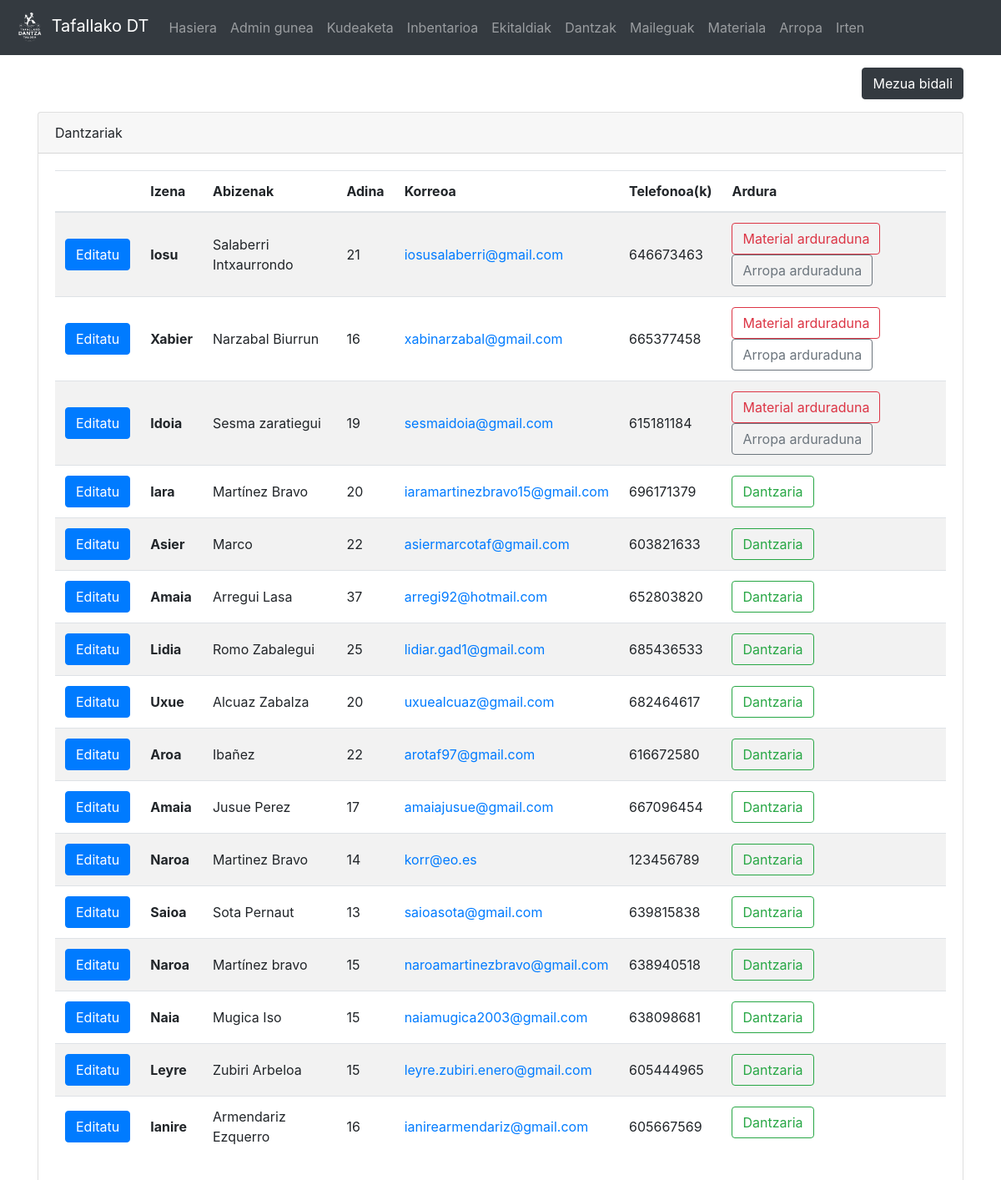
The page /dashboard (signed in) on the database its author committed.
### dantza/models.py (models this page shows, shortened)
class Dantzaria(models.Model):
	user = models.OneToOneField(User, on_delete=models.CASCADE)
	izena = models.CharField(max_length=50)
	abizenak = models.CharField(max_length=200)
	jaiotze_data = models.DateTimeField('jaiotze data')
	email = models.CharField(max_length=100)
	def adina(self):
		today = date.today()
		return today.year - self.jaiotze_data.year - ((today.month, today.day) < (self.jaiotze_data.month, self.jaiotze_data.day))
	def telefonoak(self):
		t_list = Telefono.objects.filter(dantzari=self)
		return ', '.join(str(e.zenbakia) for e in t_list)
	def is_materialArduraduna(self):
		return self.user.groups.filter(name='material_arduradunak').exists()
	def is_arropaArduraduna(self):
		return self.user.groups.filter(name='arropa_arduradunak').exists()

class Telefono(models.Model):
	zenbakia = models.IntegerField()
	dantzari = models.ForeignKey(Dantzaria, on_delete=models.CASCADE)

### dantza/views.py (the view, shortened to what this page needs)
# urls.py: path('dashboard', views.dashboard, name = 'dashboard'),
@login_required(login_url='/login')
def dashboard(request):
	dantzari_list = Dantzaria.objects.all()
	maileguak = Mailegua.objects.filter(itzulita=False)
	return render(request,'dantza/dashboard.html',{'d_list':dantzari_list, 'mail_list':maileguak, 'h_list': HARTZAILEA})

### dantza/templatetags/auth_extras.py (called while the page is built)
@register.filter(name='has_group')
def has_group(user, group_name):
    return user.groups.filter(name=group_name).exists()

### templates/dantza/dashboard.html (shortened to what this page needs)
{% extends "dantza/base.html" %}
{% block edukia %}
<div class="container">
	<div class="clearfix">
		<button style="margin-top: 15px;" type="button" class="btn btn-dark float-right" data-toggle="modal" data-target="#mezua">
		  Mezua bidali
		</button>
	</div>
	{% if request.user.is_superuser %}
	<div class="card" style="margin-top:15px">
		<div class="card-header">Dantzariak</div>
		<div class="card-body">
	{% if d_list %}
	<div class="table-responsive">
		<table class="table table-hover table-striped">
		  <thead>
			<tr>
								<th scope="col"></th>
			  <th scope="col">Izena</th>
			  <th scope="col">Abizenak</th>
			  <th scope="col">Adina</th>
			  <th scope="col">Korreoa</th>
				<th scope="col">Telefonoa(k)</th>
				<th scope="col">Ardura</th>
			</tr>
		  </thead>
		  <tbody>
		{% for d in d_list %}
			  <tr>
				  <td style="vertical-align:middle;"><a href="/dantzari/{{ d.pk }}/" class="btn btn-primary">Editatu</a></td>
				  <th scope="row" style="vertical-align:middle;">{{ d.izena }}</th>
				  <td style="vertical-align:middle;">{{ d.abizenak }}</td>
				  <td style="vertical-align:middle;">{{ d.adina }}</td>
				  <td style="vertical-align:middle;"><a href="mailto:{{ d.email }}">{{ d.email }}</a></td>
				  <td style="vertical-align:middle;">{{ d.telefonoak }}</td>
				  <td>
					  {% if not d.is_materialArduraduna and not d.is_arropaArduraduna %}
					  <div class="btn btn-outline-success">Dantzaria</div>
					  {% endif %}
					  {% if d.is_materialArduraduna %}
					  <div class="btn btn-outline-danger">Material arduraduna</div>
					  {% endif %}
					  {% if d.is_arropaArduraduna %}
					  <div class="btn btn-outline-secondary">Arropa arduraduna</div>
					  {% endif %}
				  </td>
			  </tr>
		{% endfor %}
			</tbody>
</table>
			</div>
	{% else %}
		Oraindik ez dago dantzaririk<br/>
			<small>Dantzari berriak sortzeko, saioa itxi eta erregistratu</small>
	{% endif %}
		</div>
</div>
</div>
{% endif %}
{% endblock edukia %}

### rows shown on the page
Dantzaria: izena "Iosu", abizenak "Salaberri Intxaurrondo", adina "21", email "iosusalaberri@gmail.com", telefonoak "646673463", shows "Material arduraduna", shows "Arropa arduraduna"
Dantzaria: izena "Xabier", abizenak "Narzabal Biurrun", adina "16", email "xabinarzabal@gmail.com", telefonoak "665377458", shows "Material arduraduna", shows "Arropa arduraduna"
Dantzaria: izena "Idoia", abizenak "Sesma zaratiegui", adina "19", email "sesmaidoia@gmail.com", telefonoak "615181184", shows "Material arduraduna", shows "Arropa arduraduna"
Dantzaria: izena "Iara", abizenak "Martínez Bravo", adina "20", email "iaramartinezbravo15@gmail.com", telefonoak "696171379", shows "Dantzaria"
Dantzaria: izena "Asier", abizenak "Marco", adina "22", email "asiermarcotaf@gmail.com", telefonoak "603821633", shows "Dantzaria"
Dantzaria: izena "Amaia", abizenak "Arregui Lasa", adina "37", email "arregi92@hotmail.com", telefonoak "652803820", shows "Dantzaria"
Dantzaria: izena "Lidia", abizenak "Romo Zabalegui", adina "25", email "lidiar.gad1@gmail.com", telefonoak "685436533", shows "Dantzaria"
Dantzaria: izena "Uxue", abizenak "Alcuaz Zabalza", adina "20", email "uxuealcuaz@gmail.com", telefonoak "682464617", shows "Dantzaria"
Dantzaria: izena "Aroa", abizenak "Ibañez", adina "22", email "arotaf97@gmail.com", telefonoak "616672580", shows "Dantzaria"
Dantzaria: izena "Amaia", abizenak "Jusue Perez", adina "17", email "amaiajusue@gmail.com", telefonoak "667096454", shows "Dantzaria"
Dantzaria: izena "Naroa", abizenak "Martinez Bravo", adina "14", email "korr@eo.es", telefonoak "123456789", shows "Dantzaria"
Dantzaria: izena "Saioa", abizenak "Sota Pernaut", adina "13", email "saioasota@gmail.com", telefonoak "639815838", shows "Dantzaria"
Dantzaria: izena "Naroa", abizenak "Martínez bravo", adina "15", email "naroamartinezbravo@gmail.com", telefonoak "638940518", shows "Dantzaria"
Dantzaria: izena "Naia", abizenak "Mugica Iso", adina "15", email "naiamugica2003@gmail.com", telefonoak "638098681", shows "Dantzaria"
Dantzaria: izena "Leyre", abizenak "Zubiri Arbeloa", adina "15", email "leyre.zubiri.enero@gmail.com", telefonoak "605444965", shows "Dantzaria"
Dantzaria: izena "Ianire", abizenak "Armendariz Ezquerro", adina "16", email "ianirearmendariz@gmail.com", telefonoak "605667569", shows "Dantzaria"
